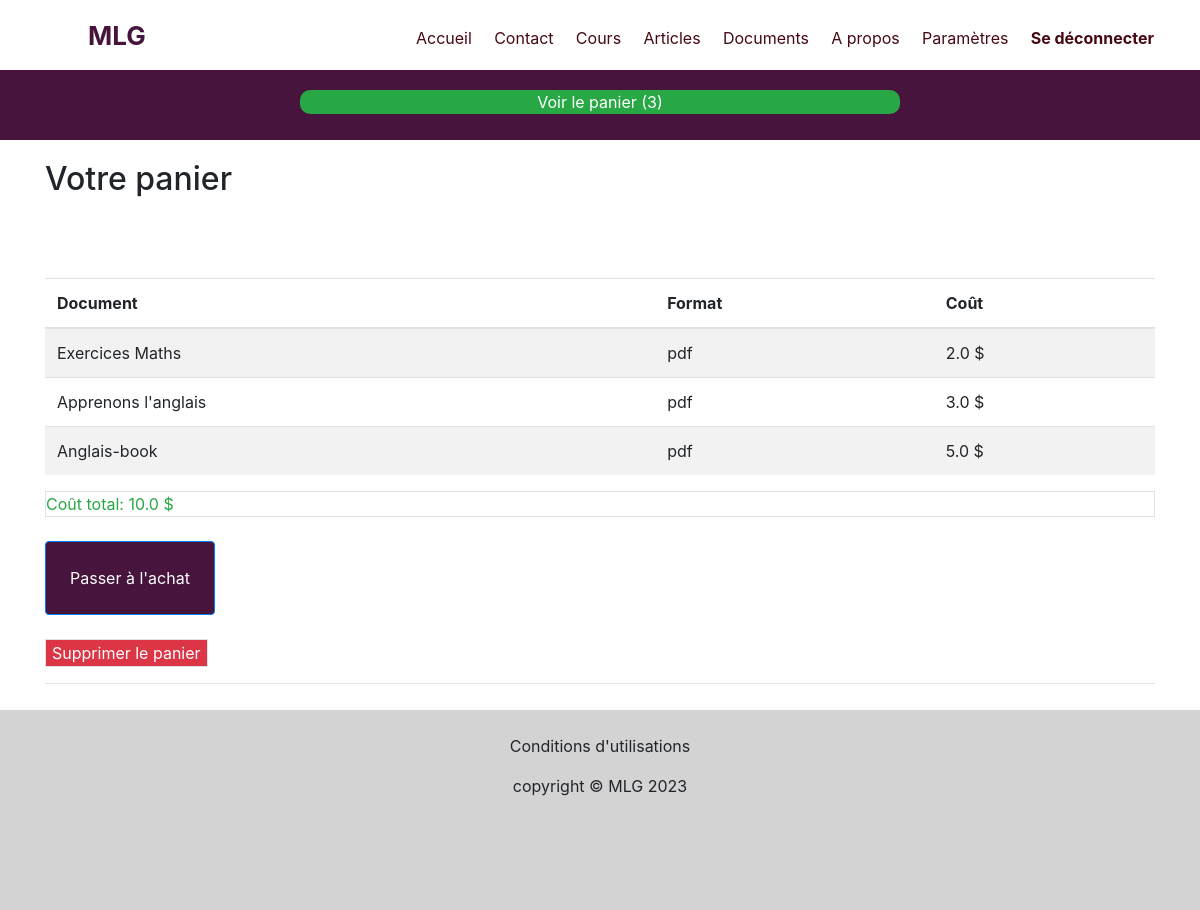
The page /cart/ (signed in) on the database its author committed.
### learning/models.py (models this page shows, shortened)
class Inscrit(AbstractUser):
  photo = models.ImageField(upload_to = 'photos', default = 'photos/default.jpg', null = True)
  pass

class Document(models.Model):
  title = models.CharField(max_length=500)
  slug = models.SlugField(unique=True, blank=True)
  document_category = models.ForeignKey(Categorie, on_delete=models.SET_NULL, null=True, blank=True)
  doc_file = models.FileField(upload_to='documents', null=True)
  overview = models.TextField(blank=True)
  pages_number = models.IntegerField(default=0, blank=True)
  doc_format = models.CharField(max_length=10, blank=True)
  doc_size = models.CharField(max_length=10, blank=True)
  price = models.FloatField(default=0.0)

### shopping/models.py (models this page shows, shortened)
class Cart(models.Model):
  shopper = models.OneToOneField(AUTH_USER_MODEL, on_delete=models.CASCADE, null=True)
  orders = models.ManyToManyField(Order)

class Order(models.Model):
  shopper = models.ForeignKey(AUTH_USER_MODEL, on_delete=models.CASCADE, null=True)
  document = models.ForeignKey(Document, on_delete=models.CASCADE, null=True)
  quantity = models.IntegerField(default=1)
  ordered = models.BooleanField(default=False)
  unit_price = models.FloatField(default=0.0)
  order_cost = models.FloatField(default=0.0)
  ordered_date = models.DateTimeField(blank=True, null=True)

### shopping/views.py (the view)
# urls.py: path('cart/', views.cart_view, name='cart'),
def cart_view(request):
  cart = request.user.cart
  cost = 0.0
  for order in cart.orders.all():
    cost = cost + order.order_cost
  total_cost = cost
  return render(request, 'shopping/cart.html', {'orders':cart.orders.all, 'total_cost':total_cost, 'cart':cart})

### shopping/templates/shopping/cart.html (shortened to what this page needs)
{% extends 'base_template.html'%}
{% load learning_tags %}
{% block content %}
<section class="container cart">
<div>
<h2>
    Votre panier
</h2>
<table class="table table-striped">
    <thead>
        <th>Document</th><th>Format</th><th>Coût</th>
    </thead>
    {% for order in orders %}
    <tr class="doc-tr"><td>{{ order.document.title}}</td> <td>{{order.document.doc_format }}</td><td>{{order.unit_price}} $</td></tr><br>
    {% endfor %}
</table>
<div class="text-success border">
    Coût total: {{total_cost}} $
</div>
    <br>
     <button class="btn btn-primary p-4">
         Passer à l'achat
    </button>
<br>
<br>
<button class="border border-1 btn-danger"><a href="{% url 'delete-cart' %}">Supprimer le panier</a></button>
<hr>
</div>
</section>
{% endblock %}

### templates/base_template.html (shortened to what this page needs)
{% load static %}
<!DOCTYPE html>
<html>
    <head>
        <link
              rel="stylesheet"
              href="{% static 'learning/bootstrap.min.css' %}" />
        <link
              rel="stylesheet"
              href="{% static 'learning/main.css' %}"
              type="text/css" />
        <link
              rel="stylesheet"
              href="{% static 'articles/styles.css' %}"
              type="text/css" />
    </head>
    <body>
        <div class="container-fluid">
            <header class="header row">
                <div class="logo col-lg-2"><a href="{% url 'home' %}">MLG</a></div>
                <div class="menu col-lg-8">
                    <nav class="navbar">
                        <a href="{% url 'home' %}">
                            <div>Accueil</div>
                        </a>
                        <a href="{% url 'contact' %}">
                            <div>Contact</div>
                        </a>
                        <a href="{% url 'cours' %}">
                            <div>Cours </div>
                        </a>
                        <a href="{% url 'articles'%}">
                            <div>Articles</div>
                        </a>
                        <a href="{% url 'documents-list' %}"><div>Documents</div></a>
                        <a href="{% url 'about' %}">
                            <div> A propos </div>
                        </a>
                        {% if user.is_authenticated %}
                        <a href="{% url 'settings' %}">
                            <div class="settings">Paramètres</div>
                        </a>
                        <a href="{% url 'logout' %}">
                            <div class="login">Se déconnecter</div>
                        </a>
                        {% endif %}
                    </nav>
                </div>
            </header>
            <div class="decor-bar text-center">
                {% if user.cart %}
                <div class="cart bg-success container w-50">
                    <a href="{% url 'cart' %}">
                        Voir le panier ({{ user.cart.orders.count}})
                    </a>
                </div>
                {% endif %}
            </div>
            <div class="blank-bar">
            </div>
            <div class="row">
                {% block content %} {% endblock %}
            </div>
            <footer class="row">
                <div class="w-100 container">
                    <br>
                    <p>
                        Conditions d'utilisations
                    </p>
                    copyright © MLG <span id="current-year"></span>
                </div>
            </footer>
        </div>
    </body>
</html>

### learning/static/learning/main.css (style rules this page uses)
body { margin: 0px; }
a { color: inherit; }
header { justify-content: center; align-items: center; color: rgb(70, 20, 60); background-color: white; height: 70px; position: fixed; z-index: 9999999999; width: 100%; }
header .logo { padding-left: 28px; }
header .logo a { font-size:26px; font-weight: bold; }
header .menu { background-color: white; position: absolute; top: 70px; width: 100%; color: black; }
.navbar a { color: rgb(70, 20, 60); }
header .navbar { display: block; }
.navbar .login, .navbar .signup { font-weight: bold; }
.btn-primary { background-color: rgb(70, 20, 60); }
.navbar div { margin: 20px; }
.decor-bar { height: 140px; width:100%; left:0px; position:absolute; padding-top:90px; text-align:center; background-color:rgb(70, 20, 60); color:white; z-index:99999999; }
.decor-bar .cart { border-radius:10px; }
.blank-bar { height:150px; margin-bottom:10px; }
section { margin-bottom: 10px; min-height: 400px; }
footer { background-color: lightgray; height: 200px; text-align: center; }
@media screen and (min-width: 900px) { header .logo { font-size: 32px; font-weight: bold; position: absolute; left: 5%; top: 10px; } }
@media screen and (min-width: 900px) { header .navbar { display: flex; width: 100%; } }
@media screen and (min-width: 900px) { header .menu { background-color: white; display: block; position: absolute; top: 18px; right: 15px; z-index: 9999999999999999; width: 80%; } }
@media screen and (min-width: 900px) { .navbar a { color: rgb(70, 10, 20); } }
@media screen and (min-width: 900px) { .navbar div { margin: 0px; } }
@media screen and (min-width: 900px) { section { margin-left: 40px; } }

### rows shown on the page
Inscrit: cart.orders.count "3"
Order: document "Exercices Maths", document.doc_format "pdf", unit_price "2.0"
Order: document "Apprenons l'anglais", document.doc_format "pdf", unit_price "3.0"
Order: document "Anglais-book", document.doc_format "pdf", unit_price "5.0"

### other values the page prints
{{ total_cost }} "10.0"
